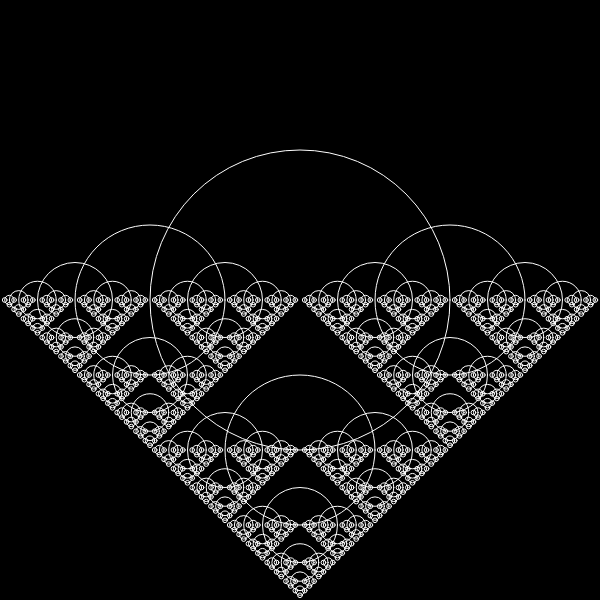
Frame 1 (no input)
Frame 2 (the mouse pressed at the canvas centre, redrawn once): identical to frame 1, image omitted

The p5.js sketch that drew this single still picture (run headless with seeded random() and noise() and a simulated clock; the mouse was pressed at the canvas centre and the sketch redrawn once):

// p5.js sketch
// ── sketch.js
function setup() {
    createCanvas(600, 600);
}

function draw() {
    background(0);
    stroke(255);
    noFill();
    drawCircle(300, 300, 300);
    noLoop();
}

function drawCircle(x, y, d) {
    ellipse(x, y, d);
    if (d > 5) {
        drawCircle(x + d / 2, y, d / 2);
        drawCircle(x - d / 2, y, d / 2);
        drawCircle(x, y + d / 2, d / 2);
    }
}
